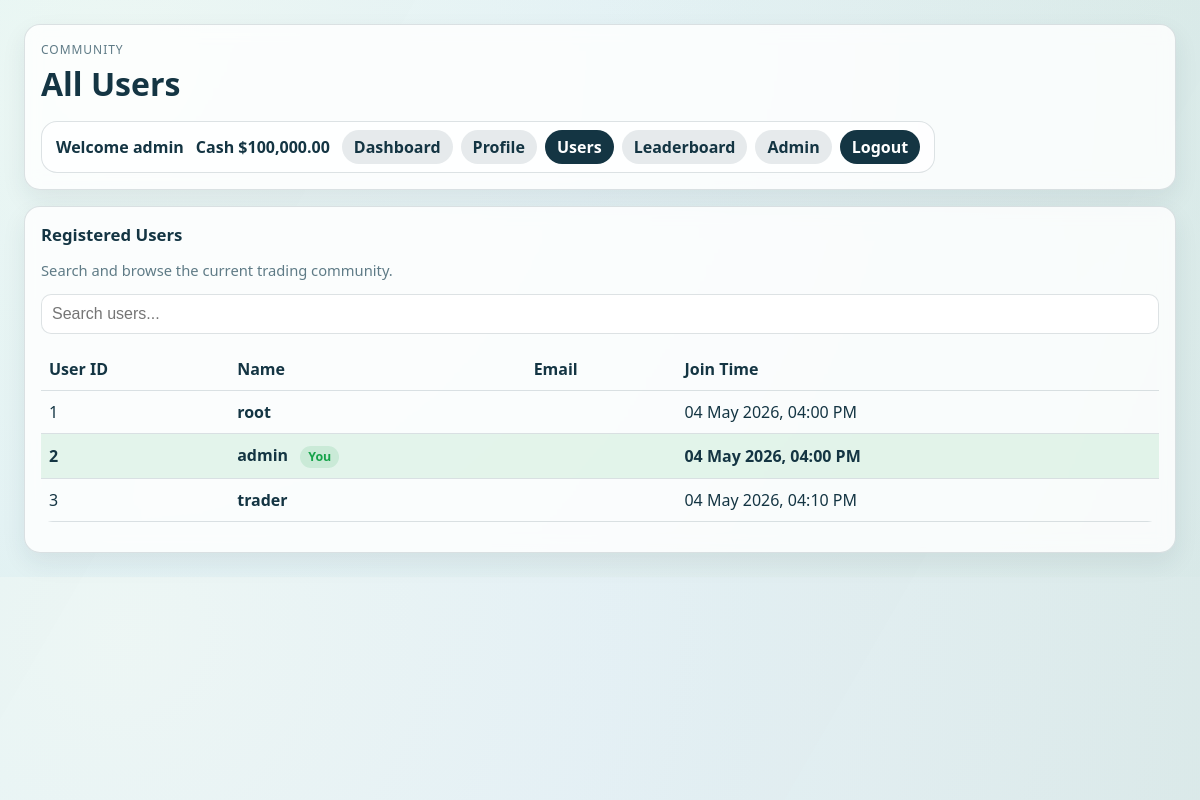
Screenshot of /users (signed in) with the database file from the repository.
### models.py (models this page shows, shortened)
class User(UserMixin, db.Model):
    id = db.Column(db.Integer, primary_key=True)
    username = db.Column(db.String(30), unique=True, nullable=False)
    email = db.Column(db.String(120), unique=True, nullable=False)
    password_hash = db.Column(db.String(255), nullable=False)
    is_admin = db.Column(db.Boolean, nullable=False, default=False)
    cash = db.Column(db.Numeric(12, 2), nullable=False, default=Decimal("10000.00"))
    bio = db.Column(db.String(200), nullable=True, default="")
    avatar_url = db.Column(db.String(500), nullable=True, default="")
    hide_holdings = db.Column(db.Boolean, nullable=False, default=False)
    created_at = db.Column(db.DateTime, nullable=False, default=datetime.utcnow)
    holdings = db.relationship("StockHolding", back_populates="user", cascade="all, delete-orphan")
    transactions = db.relationship("StockTransaction", back_populates="user", cascade="all, delete-orphan")

### app.py (the view)
@app.route("/users")
@login_required
def users():
    page = request.args.get("page", 1, type=int)
    data = get_users_paginated(page=page)
    return render_template(
        "users.html",
        users=data["users"],
        has_next=data["has_next"],
        has_prev=data["has_prev"],
        page=data["page"]
    )

### app.py (called while the page is built)
@login_manager.user_loader
def load_user(user_id):
    return User.query.get(int(user_id))

### user_service.py (called while the page is built)
def get_users_paginated(page=1, per_page=5):
    users = User.query.order_by(User.created_at.asc()).paginate(page=page, per_page=per_page)
    return {
        "users": [
            {
                "id": user.id,
                "username": user.username,
                "joinTime": user.created_at.strftime("%d %b %Y, %I:%M %p"),
            }
            for user in users.items
        ],
        "has_next": users.has_next,
        "has_prev": users.has_prev,
        "page": page
    }

### templates/users.html (shortened to what this page needs)
<!doctype html>
<html lang="en">
<head>
    <link rel="stylesheet" href="{{ url_for('static', filename='css/dashboard.css') }}">
</head>
<body>
    <div class="dashboard-bg"></div>
    <main class="dashboard">
        <header class="page-header panel">
            <div>
                <p class="kicker">Community</p>
                <h1>All Users</h1>
            </div>
            {% include "_main_nav.html" %}
        </header>
        <section class="panel full-span">
            <div class="section-head">
                <div>
                    <h2>Registered Users</h2>
                    <p class="muted-text">Search and browse the current trading community.</p>
                </div>
            </div>
            <input
                type="text"
                class="search-input"
                placeholder="Search users..."
                id="searchInput"
                autocomplete="off"
                onkeyup="filterUsers()"
            >
            <div class="table-wrap">
                <table>
                    <thead>
                        <tr>
                            <th>User ID</th>
                            <th>Name</th>
                            <th>Email</th>
                            <th>Join Time</th>
                        </tr>
                    </thead>
                    <tbody id="userTableBody">
                        {% if users|length == 0 %}
                            <tr>
                                <td colspan="4" class="empty-state">No users found.</td>
                            </tr>
                        {% else %}
                            {% for user in users %}
                            <tr class="user-row {% if current_user.is_authenticated and user.id == current_user.id %}current-user{% endif %}">
                                <td>{{ user.id }}</td>
                                <td>
                                    <a class="user-profile-link" href="{{ url_for('public_profile', user_id=user.id) }}">
                                        {{ user.username }}
                                    </a>
                                    {% if current_user.is_authenticated and user.id == current_user.id %}
                                        <span class="inline-pill">You</span>
                                    {% endif %}
                                </td>
                                <td>{{ user.email }}</td>
                                <td>{{ user.joinTime if user.joinTime else 'N/A' }}</td>
                            </tr>
                            {% endfor %}
                        {% endif %}
                    </tbody>
                </table>
            </div>
        </section>
    </main>
</body>
</html>

### templates/_main_nav.html
<div class="header-actions">
    <div class="user-panel">
        <div class="user-summary">
            <p class="welcome-text">Welcome {{ current_user.username }}</p>
            <p class="welcome-text">Cash <span id="accountCash">${{ "{:,.2f}".format(current_user.cash|float) }}</span></p>
        </div>
        <nav class="user-links" aria-label="Main navigation">
            <a class="action-link secondary {% if request.endpoint == 'dashboard' %}active{% endif %}" href="{{ url_for('dashboard') }}">Dashboard</a>
            <a class="action-link secondary {% if request.endpoint == 'profile' %}active{% endif %}" href="{{ url_for('profile') }}">Profile</a>
            <a class="action-link secondary {% if request.endpoint == 'users' %}active{% endif %}" href="{{ url_for('users') }}">Users</a>
            <a class="action-link secondary {% if request.endpoint == 'leaderboard' %}active{% endif %}" href="{{ url_for('leaderboard') }}">Leaderboard</a>
            {% if current_user.is_admin %}
                <a class="action-link secondary {% if request.endpoint in ['admin_dashboard', 'admin_users', 'admin_stocks', 'toggle_admin_role'] %}active{% endif %}" href="{{ url_for('admin_dashboard') }}">Admin</a>
            {% endif %}
            <a class="action-link" href="{{ url_for('logout') }}">Logout</a>
        </nav>
    </div>
</div>

### static/css/dashboard.css (style rules this page uses)
:root { --bg-1: #f6fbff; --bg-2: #e8f5f0; --ink: #143543; --muted: #5f7b86; --panel: rgba(255, 255, 255, 0.82); --line: rgba(20, 53, 67, 0.14); --buy: #16a34a; --sell: #dc2626; --up: #16a34a; --down: #dc2626; }
* { box-sizing: border-box; }
body { margin: 0; font-family: "Avenir Next", "Segoe UI", sans-serif; color: var(--ink); background: radial-gradient(circle at 10% 10%, #ffffff 0%, var(--bg-1) 40%, var(--bg-2) 100%); min-width: 320px; }
.dashboard-bg { position: fixed; inset: 0; background-image: linear-gradient(120deg, rgba(12, 158, 108, 0.08) 0%, rgba(19, 73, 125, 0.07) 100%); pointer-events: none; z-index: 0; }
.dashboard { position: relative; z-index: 1; display: grid; gap: 16px; grid-template-columns: repeat(12, 1fr); padding: clamp(12px, 2vw, 24px); max-width: 1280px; margin: 0 auto; }
.panel { background: var(--panel); border: 1px solid var(--line); border-radius: 16px; padding: 16px; backdrop-filter: blur(8px); box-shadow: 0 10px 24px rgba(21, 45, 64, 0.08); }
.page-header { grid-column: 1 / -1; display: flex; justify-content: space-between; align-items: center; gap: 16px; flex-wrap: wrap; }
.page-header > div:first-child { min-width: 220px; }
.header-actions { display: flex; align-items: center; gap: 12px; flex-wrap: wrap; justify-content: flex-end; min-width: min(100%, 680px); }
.user-panel { display: flex; align-items: center; gap: 12px; padding: 8px 14px; border: 1px solid var(--line); border-radius: 16px; background: rgba(255, 255, 255, 0.72); flex-wrap: wrap; justify-content: flex-end; width: 100%; }
.user-summary { display: flex; align-items: center; gap: 12px; flex-wrap: wrap; }
.user-summary .welcome-text:first-child { max-width: 180px; overflow: hidden; text-overflow: ellipsis; white-space: nowrap; }
.welcome-text { margin: 0; font-weight: 600; color: var(--ink); }
.user-links { display: flex; align-items: center; gap: 8px; flex-wrap: wrap; justify-content: flex-end; }
.action-link { display: inline-flex; align-items: center; justify-content: center; min-height: 34px; padding: 0 12px; border-radius: 999px; background: var(--ink); color: #fff; text-decoration: none; font-weight: 600; white-space: nowrap; line-height: 1; }
.action-link.secondary { background: rgba(20, 53, 67, 0.1); color: var(--ink); }
.action-link.active { background: var(--ink); color: #fff; }
.kicker { text-transform: uppercase; letter-spacing: 0.08em; font-size: 0.75rem; color: var(--muted); margin: 0 0 4px; }
h1 { margin: 0; font-size: clamp(1.4rem, 2.8vw, 2rem); }
h2 { margin: 0 0 14px; font-size: 1.05rem; }
.muted-text { margin: 0; color: var(--muted); font-size: 0.92rem; }
.full-span { grid-column: 1 / -1; }
.section-head { display: flex; justify-content: space-between; align-items: center; gap: 12px; flex-wrap: wrap; margin-bottom: 14px; }
input, select { border: 1px solid var(--line); border-radius: 10px; padding: 10px; font-size: 1rem; color: var(--ink); background: #fff; min-width: 0; }
.search-input { width: 100%; margin-bottom: 14px; }
table { width: 100%; border-collapse: collapse; min-width: 640px; }
.table-wrap { max-width: 100%; overflow-x: auto; -webkit-overflow-scrolling: touch; border-radius: 12px; }
th, td { text-align: left; padding: 10px 8px; border-bottom: 1px solid var(--line); }
.current-user { background: rgba(22, 163, 74, 0.1); font-weight: 700; }
.inline-pill { display: inline-flex; align-items: center; min-height: 22px; margin-left: 8px; padding: 0 8px; border-radius: 999px; background: rgba(22, 163, 74, 0.12); color: var(--buy); font-size: 0.78rem; font-weight: 700; }
.user-profile-link { color: var(--ink); font-weight: 700; text-decoration: none; }

### rows the page displays
User: username "admin", cash "100,000.00", id "2", shows "You", joinTime "04 May 2026, 04:00 PM"
User: id "1", username "root", joinTime "04 May 2026, 04:00 PM"
User: id "3", username "trader", joinTime "04 May 2026, 04:10 PM"
